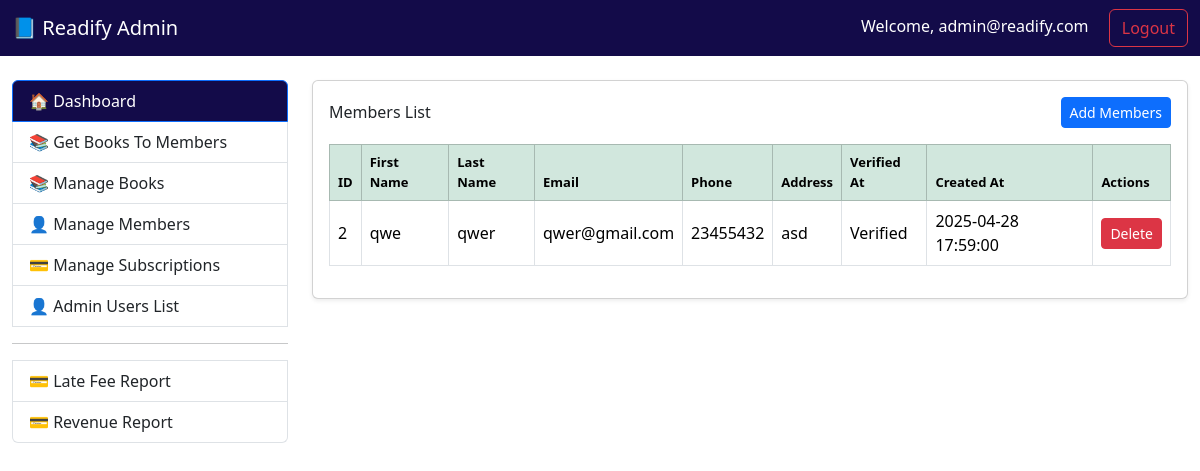
The app's page /members (signed in), older data.
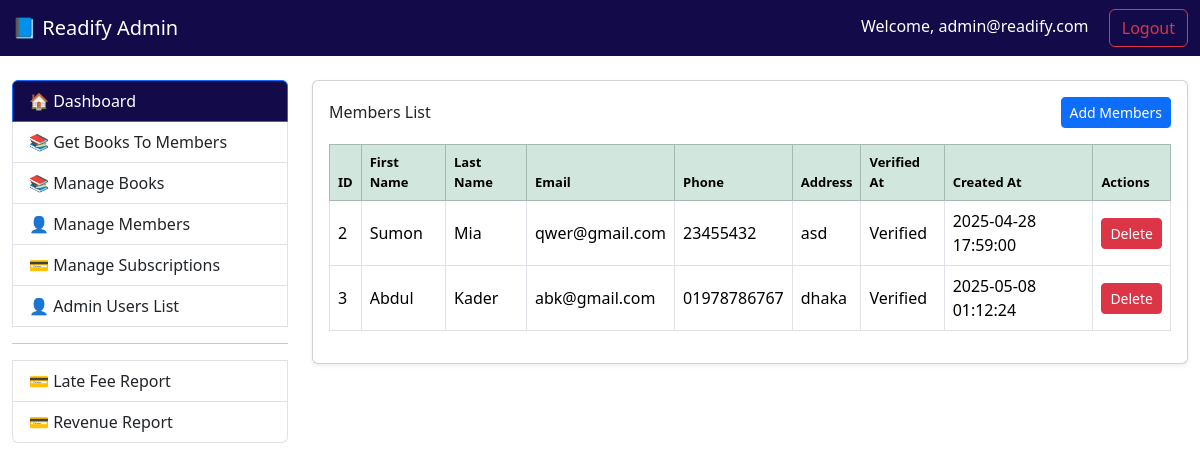
The same page, newer data.
### tables this page shows
CREATE TABLE `members` (
  `id` int(11) NOT NULL,
  `first_name` varchar(50) NOT NULL,
  `last_name` varchar(50) NOT NULL,
  `email` varchar(100) NOT NULL,
  `password` varchar(255) NOT NULL,
  `phone` varchar(15) DEFAULT NULL,
  `address` varchar(255) DEFAULT NULL,
  `verified_at` timestamp NULL DEFAULT NULL,
  `created_at` timestamp NOT NULL DEFAULT current_timestamp(),
  `updated_at` timestamp NOT NULL DEFAULT current_timestamp() ON UPDATE current_timestamp()
);

### core/Controller.php (called while the page is built, shortened)
<?php
abstract class Controller {
    protected function view($view, $data = []) {
        extract($data);
        require_once "../views/{$view}.php";
    }
}

### controllers/MemberController.php (called while the page is built, shortened)
<?php
require_once '../core/Controller.php';
require_once '../models/Members.php';
class MemberController extends Controller {
    public function index() {
        try {
            $bookModel = new Members();
            $members = $bookModel->index();
            return $this->view('members', [
                'members' => $members,
            ]);
        } catch (\Exception $e) {
            error_log($e->getMessage());
            echo "An error occurred while loading the page.";
        }
    }
}

### public/index.php (called while the page is built, shortened)
<?php
require_once '../routes/web.php';

### core/Model.php (called while the page is built, shortened)
<?php
require_once __DIR__ . '/../config/Database.php';
abstract class Model {
    public function __construct() {
        $database = new Database();
        $database->connect();
        $this->db = $database->pdo;
    }
}

### config/Database.php (called while the page is built, shortened)
<?php
class Database {
    public function connect() {
        $host = 'localhost';
        $db = 'readify';
        $user = 'root';
        $pass = '';
        $charset = 'utf8mb4';
        $dsn = "mysql:host=$host;dbname=$db;charset=$charset";
        try {
            $this->pdo = new PDO($dsn, $user, $pass);
            $this->pdo->setAttribute(PDO::ATTR_ERRMODE, PDO::ERRMODE_EXCEPTION);
            return $this->pdo;
        } catch (PDOException $e) {
            die("Connection failed: " . $e->getMessage());
        }
    }
}

### models/Members.php (called while the page is built, shortened)
<?php
require_once '../core/Model.php';
class Members extends Model {
    public function index() {
        try {
            $stmt = $this->db->prepare("
                SELECT * FROM members
            ");
            $stmt->execute();
            return $stmt->fetchAll(PDO::FETCH_OBJ);
        } catch (PDOException $e) {
            error_log($e->getMessage());
            return [];
        }
    }
}
?>

### core/MakeUrl.php (called while the page is built)
<?php
class MakeUrl
{
    function url($path = '')
    {
        $protocol = (!empty($_SERVER['HTTPS']) && $_SERVER['HTTPS'] !== 'off') ? 'https://' : 'http://';
        $host = $_SERVER['HTTP_HOST'];
        $scriptDir = rtrim(str_replace(basename($_SERVER['SCRIPT_NAME']), '', $_SERVER['SCRIPT_NAME']), '/');
        $baseUrl = $protocol . $host . $scriptDir;
        $baseUrl = rtrim($baseUrl, '/');
        $path = ltrim($path, '/');
        return $baseUrl . '/' . $path;
    }
}
?>

### views/members.php (the view, shortened to what the changed rows need)
<?php
    require_once 'layouts/page-header.php';
?>
<div class="container-fluid mt-4">
    <div class="row mt-4">
    <div class="col-md-9">
        <div class="card shadow-sm">
            <div class="card-body">
                    <?php if (!empty($members)) : ?>
                        <div class="table-responsive">
                            <table class="table table-bordered table-hover align-middle">
                                <thead class="table-success">
                                    <tr>
                                        <th>ID</th>
                                        <th>First Name</th>
                                        <th>Last Name</th>
                                        <th>Email</th>
                                        <th>Phone</th>
                                        <th>Address</th>
                                        <th>Verified At</th>
                                        <th>Created At</th>
                                        <th>Actions</th>
                                    </tr>
                                </thead>
                                <tbody>
                                    <?php foreach ($members as $subs) : ?>
                                        <tr>
                                            <td><?= htmlspecialchars($subs->id) ?></td>
                                            <td><?= htmlspecialchars($subs->first_name) ?></td>
                                            <td><?= htmlspecialchars($subs->last_name) ?></td>
                                            <td><?= htmlspecialchars($subs->email) ?></td>
                                            <td><?= htmlspecialchars($subs->phone) ?></td>
                                            <td><?= htmlspecialchars($subs->address) ?></td>
                                            <td><?= htmlspecialchars($subs->verified_at != null ? 'Verified' : 'Not Verified') ?></td>
                                            <td><?= htmlspecialchars($subs->created_at) ?></td>
                                            <td>
                                                <form method="GET" action="<?php echo $url->url('CusSubss/delete'); ?>">
                                                    <button type="submit" name="delete_CusSubs" class="btn btn-danger btn-sm" onclick="return confirm('Are you sure you want to delete this CusSubs?')">Delete</button>
                                                </form>
                                            </td>
                                        </tr>
                                    <?php endforeach; ?>
                                </tbody>
                            </table>
                        </div>
                    <?php else : ?>
                    <div class="alert alert-info">No Members found.</div>
                        <?php endif; ?>
                    </div>
                </div>
        </div>
</div>
</div>
<?php require_once 'layouts/page-footer.php'; ?>

Row changes from the older to the newer data that the page shows:
changed members "qwer@gmail.com": first_name "qwe" → "Sumon"; last_name "qwer" → "Mia"
added members: id "3", first_name "Abdul", last_name "Kader", email "abk@gmail.com", phone "01978786767", address "dhaka", verified_at "Verified", created_at "2025-05-08 01:12:24"
